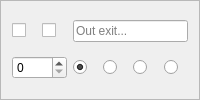
       <widget class="QFrame" name="frame_out">
        <property name="sizePolicy">
         <sizepolicy hsizetype="Preferred" vsizetype="Preferred">
          <horstretch>0</horstretch>
          <verstretch>0</verstretch>
         </sizepolicy>
        </property>
        <property name="frameShape">
         <enum>QFrame::StyledPanel</enum>
        </property>
        <property name="frameShadow">
         <enum>QFrame::Raised</enum>
        </property>
        <layout class="QGridLayout" name="gridLayout_out">
         <item row="0" column="0">
          <widget class="QCheckBox" name="noroute_out">
           <property name="cursor">
            <cursorShape>PointingHandCursor</cursorShape>
           </property>
           <property name="focusPolicy">
            <enum>Qt::NoFocus</enum>
           </property>
           <property name="toolTip">
            <string>Prevent a route being created via this exit, equivalent to an infinite exit weight</string>
           </property>
           <property name="text">
            <string/>
           </property>
           <property name="checkable">
            <bool>true</bool>
           </property>
          </widget>
         </item>
         <item row="0" column="1">
          <widget class="QCheckBox" name="stub_out">
           <property name="cursor">
            <cursorShape>PointingHandCursor</cursorShape>
           </property>
           <property name="toolTip">
            <string>Create an exit in this direction with unknown destination, mutually exclusive with an actual exit roomID</string>
           </property>
           <property name="text">
            <string/>
           </property>
          </widget>
         </item>
         <item row="0" column="2" colspan="4">
          <widget class="QLineEdit" name="out">
           <property name="toolTip">
            <string>Set the number of the room out from this one, will be blue for a valid number or red for invalid</string>
           </property>
           <property name="placeholderText">
            <string>Out exit...</string>
           </property>
          </widget>
         </item>
         <item row="1" column="0" colspan="2">
          <widget class="QSpinBox" name="weight_out">
           <property name="cursor">
            <cursorShape>SizeVerCursor</cursorShape>
           </property>
           <property name="toolTip">
            <string>Set to a positive value to overide the default (Room) Weight for using this Exit route, zero value assigns the default.</string>
           </property>
           <property name="maximum">
            <number>9999</number>
           </property>
          </widget>
         </item>
         <item row="1" column="2">
          <widget class="QRadioButton" name="doortype_none_out">
           <property name="cursor">
            <cursorShape>PointingHandCursor</cursorShape>
           </property>
           <property name="toolTip">
            <string>No door symbol is drawn on 2D Map for this exit</string>
           </property>
           <property name="text">
            <string/>
           </property>
           <property name="checked">
            <bool>true</bool>
           </property>
           <attribute name="buttonGroup">
            <string notr="true">doortype_out</string>
           </attribute>
          </widget>
         </item>
         <item row="1" column="3">
          <widget class="QRadioButton" name="doortype_open_out">
           <property name="cursor">
            <cursorShape>PointingHandCursor</cursorShape>
           </property>
           <property name="toolTip">
            <string>Green (Open) door symbol would be drawn on 2D Map (but not currently), can be set on either a stub or a real exit</string>
           </property>
           <property name="text">
            <string/>
           </property>
           <attribute name="buttonGroup">
            <string notr="true">doortype_out</string>
           </attribute>
          </widget>
         </item>
         <item row="1" column="4">
          <widget class="QRadioButton" name="doortype_closed_out">
           <property name="cursor">
            <cursorShape>PointingHandCursor</cursorShape>
           </property>
           <property name="toolTip">
            <string>Orange (Closed) door symbol would be drawn on 2D Map (but not currently), can be set on either a stub or a real exit</string>
           </property>
           <property name="text">
            <string/>
           </property>
           <attribute name="buttonGroup">
            <string notr="true">doortype_out</string>
           </attribute>
          </widget>
         </item>
         <item row="1" column="5">
          <widget class="QRadioButton" name="doortype_locked_out">
           <property name="cursor">
            <cursorShape>PointingHandCursor</cursorShape>
           </property>
           <property name="toolTip">
            <string>Red (Locked) door symbol would be drawn on 2D Map (but not currently), can be set on either a stub or a real exit</string>
           </property>
           <property name="text">
            <string/>
           </property>
           <attribute name="buttonGroup">
            <string notr="true">doortype_out</string>
           </attribute>
          </widget>
         </item>
        </layout>
       </widget>
